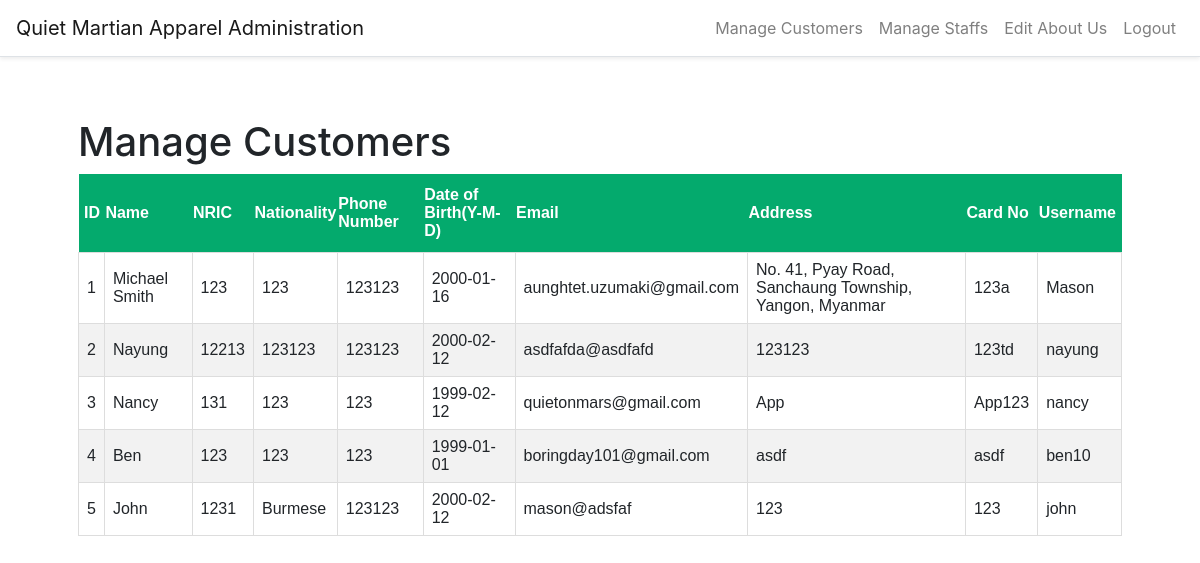
The page /manage-customers (signed in) on the database its author committed.
### website/models.py (models this page shows, shortened)
class Customer(db.Model, UserMixin):
    id = db.Column(db.Integer, primary_key=True)
    name = db.Column(db.String(150))
    nric = db.Column(db.String(150))
    nationality = db.Column(db.String(150))
    phone_number = db.Column(db.String(150))
    dob = db.Column(db.DateTime)
    email = db.Column(db.String(150), unique=True)
    address = db.Column(db.String(255))
    card_no = db.Column(db.String(150))
    username = db.Column(db.String(150), unique=True)
    password = db.Column(db.String(150))
    created_date = db.Column(db.DateTime, default=func.now())
    payments = db.relationship('Payment')
    orders = db.relationship('Order')

### website/auth.py (the view)
@auth.route('/manage-customers', methods=['GET', 'POST'])
@login_required
def manage_customers():
    c = Customer.query.all()
    customers = c
    return render_template("staff/manage_customers.html", customers=customers, user=current_user)

### website/templates/staff/manage_customers.html (shortened to what this page needs)
{% extends "staff/layout.html" %}
{% block main %}
<link rel="stylesheet" href="static/payment.css">
<h1>Manage Customers</h1>
<table class="history">
  <thead>
    <tr>
      <th>&nbsp;ID</th>
      <th>Name</th>
      <th>NRIC</th>
      <th>Nationality</th>
      <th>Phone Number</th>
      <th>Date of Birth(Y-M-D)</th>
      <th>Email</th>
      <th>Address</th>
      <th>Card No</th>
      <th>Username&nbsp;</th>
    </tr>
  </thead>
  <tbody>
    {% for customer in customers %}
    <tr>
      <td>{{ customer.id }}</td>
      <td>{{ customer.name }}</td>
      <td>{{ customer.nric }}</td>
      <td>{{ customer.nationality }}</td>
      <td>{{ customer.phone_number }}</td>
      <td>{{ customer.dob.strftime('%Y-%m-%d') }}</td>
      <td>{{ customer.email }}</td>
      <td>{{ customer.address }}</td>
      <td>{{ customer.card_no }}</td>
      <td>{{ customer.username }}</td>
    </tr>
    {% endfor %}
  </tbody>
</table>
{% endblock %}

### website/static/style.css (style rules this page uses)
html { scroll-behavior: smooth; }

### website/static/payment.css (style rules this page uses)
.history th { padding-top: 12px; padding-bottom: 12px; text-align: left; background-color: #04AA6D; color: white; }
.history { font-family: Arial, Helvetica, sans-serif; border-collapse: collapse; width: 100%; }
.history td, history th { border: 1px solid #ddd; padding: 8px; }
.history tr:nth-child(even) { background-color: #f2f2f2; }

### rows shown on the page
Customer: id "1", name "Michael Smith", nric "123", nationality "123", phone_number "123123", dob "2000-01-16", email "aunghtet.uzumaki@gmail.com", address "No. 41, Pyay Road, Sanchaung Township, Yangon, Myanmar", card_no "123a", username "Mason"
Customer: id "2", name "Nayung", nric "12213", nationality "123123", phone_number "123123", dob "2000-02-12", email "asdfafda@asdfafd", address "123123", card_no "123td", username "nayung"
Customer: id "3", name "Nancy", nric "131", nationality "123", phone_number "123", dob "1999-02-12", email "quietonmars@gmail.com", address "App", card_no "App123", username "nancy"
Customer: id "4", name "Ben", nric "123", nationality "123", phone_number "123", dob "1999-01-01", email "boringday101@gmail.com", address "asdf", card_no "asdf", username "ben10"
Customer: id "5", name "John", nric "1231", nationality "Burmese", phone_number "123123", dob "2000-02-12", email "mason@adsfaf", address "123", card_no "123", username "john"
